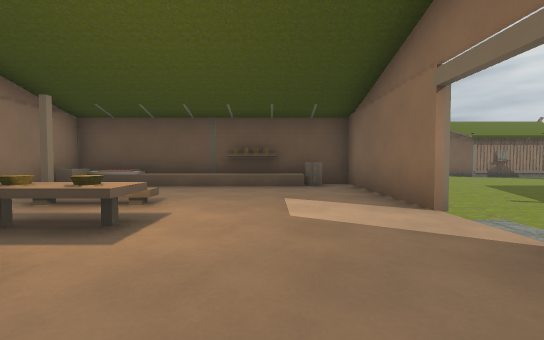
view 1 (above)

23 first-person views from a walk through a Godot game level. The camera is 1.2 m above the floor, tilts 2° down and sees 90° across. The floor is counted in squares, 2 m on a side. Each view is taken from the middle of a square. On the plan, view 1 faces up. The plan holds only what a view shows up to about 9 squares ahead; the rest is blank. The place goes on beyond the plan. Some surface patterns are stand-ins.

view 2
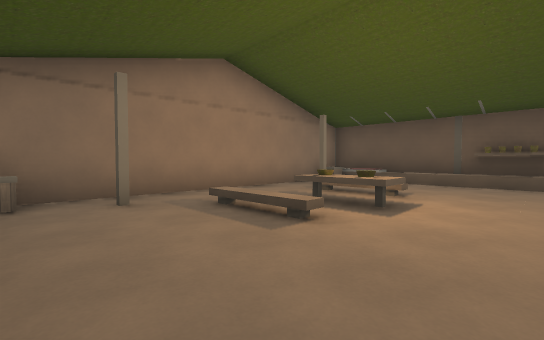

view 3
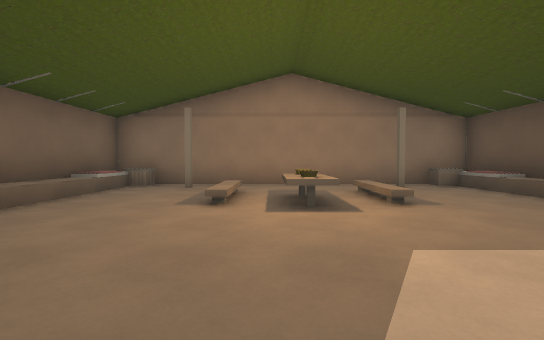

view 4
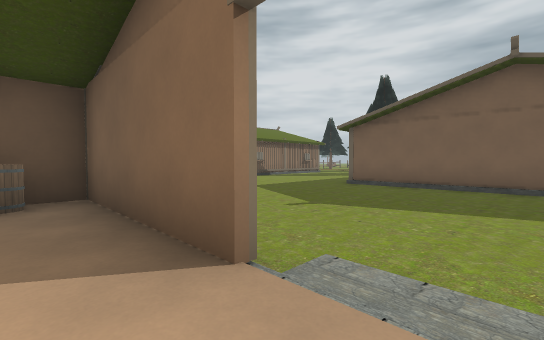

view 5
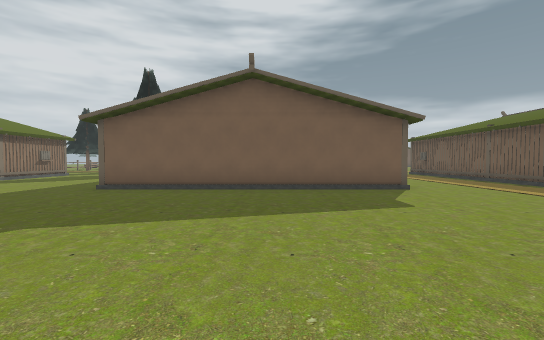

view 6
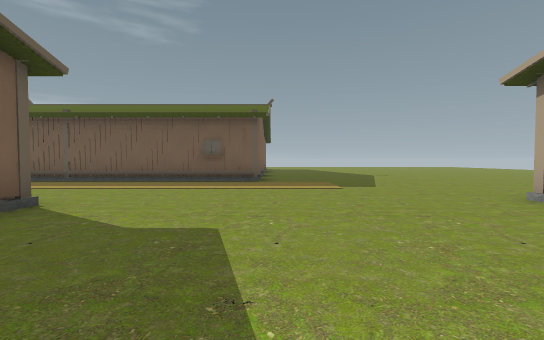

view 7
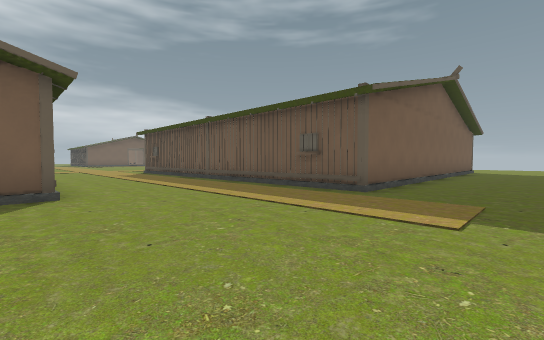

view 8
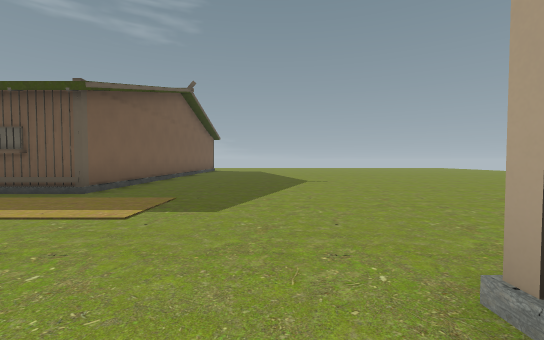

view 9
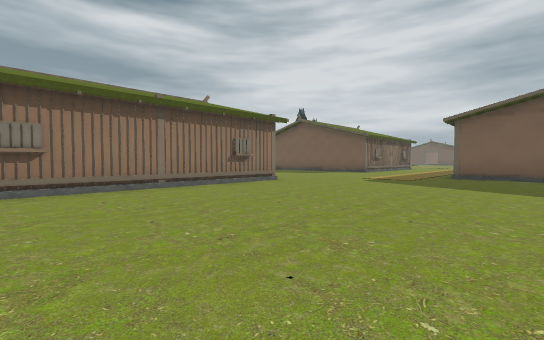

view 10
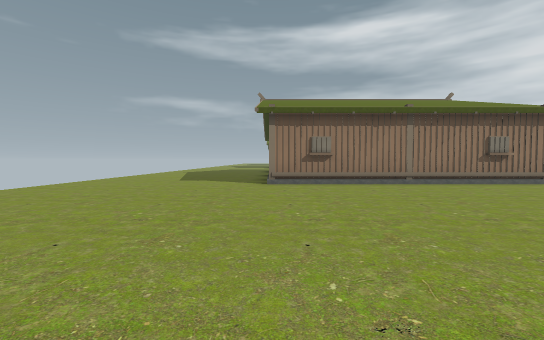

view 11
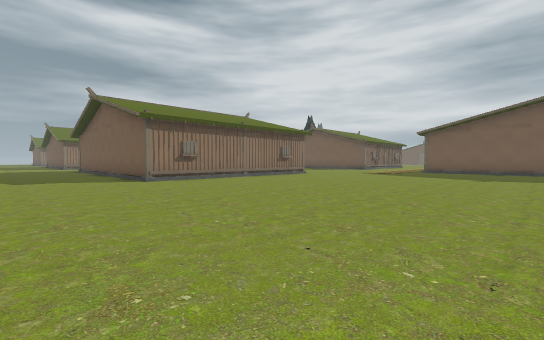

view 12
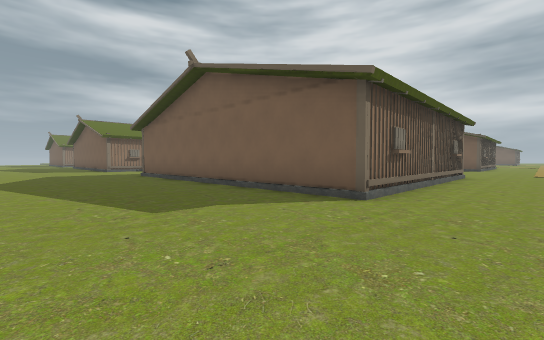

view 13
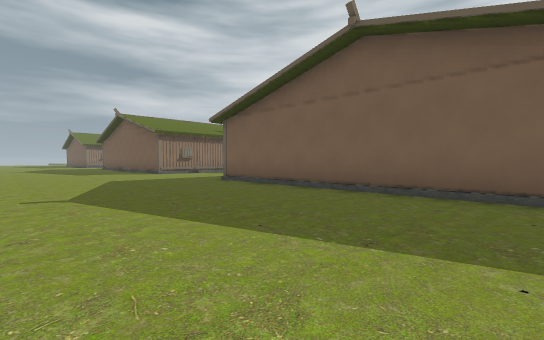

view 14
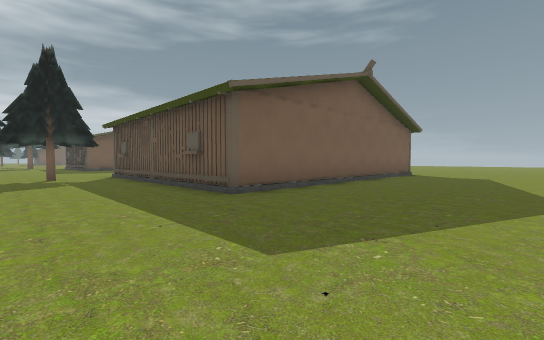

view 15
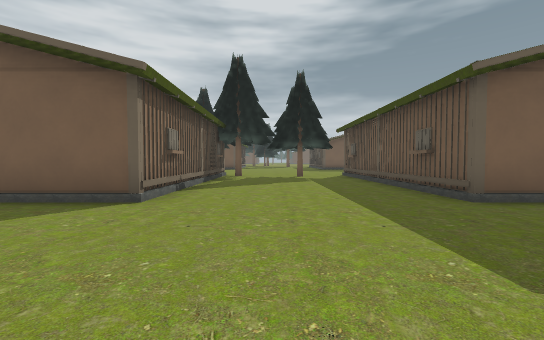

view 16
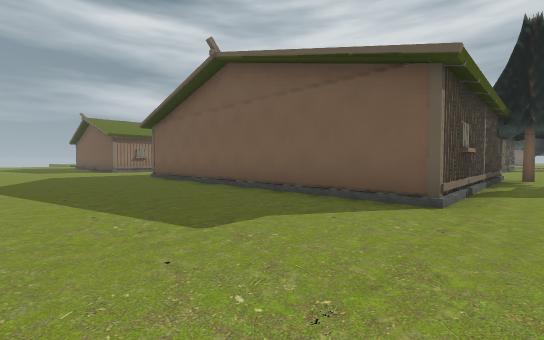

view 17
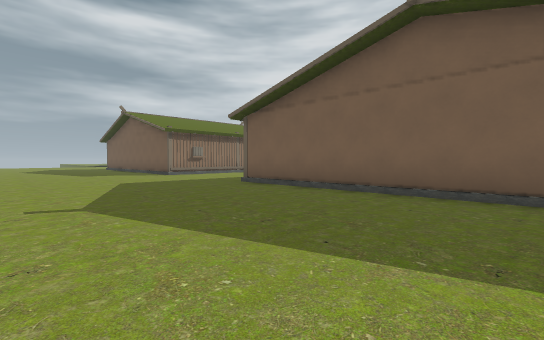

view 18
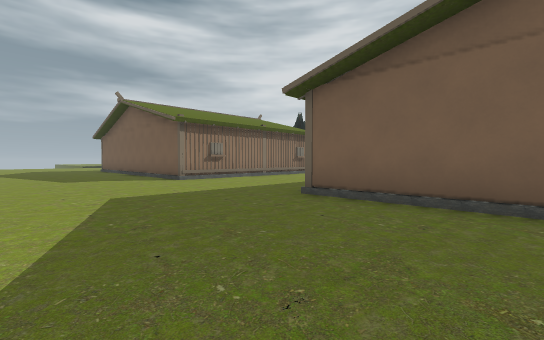

view 19
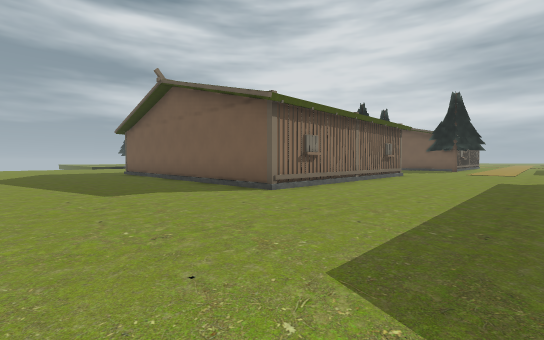

view 20
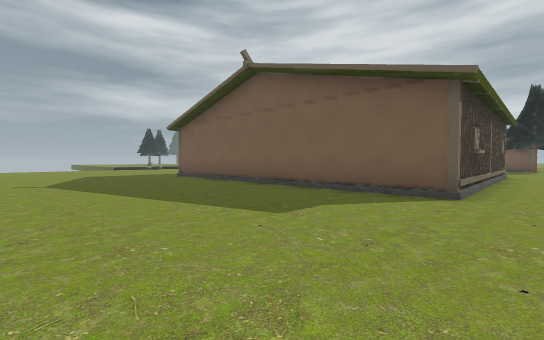

view 21
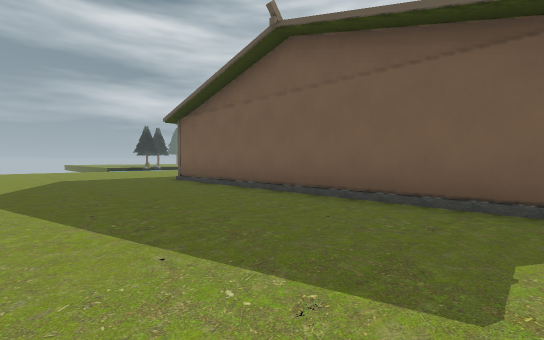

view 22
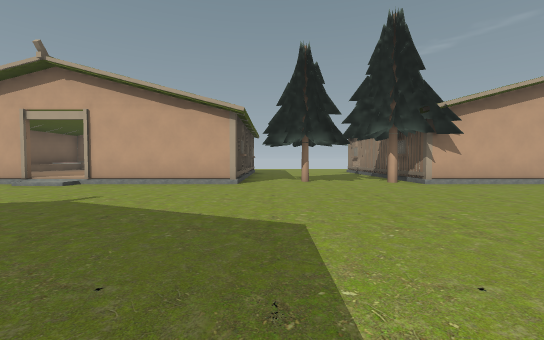

view 23
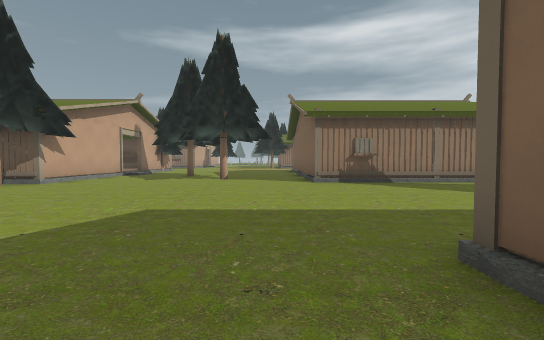

### Floor plan
Key: @ floor where view 1 was taken; # wall or solid block; x gap in a wall; . main floor; : floor 0.25 m higher than the main floor; / step, stairs or slope; B barrel; O other object.
Columns run from 10 left of view 1 to 13 right of it. Each row starts with its distance up from view 1.
 32 .....#
 31 .....#
 30 .....#
 29 .....#
 28 .....#
 27 .....#
 26 .....#### ###
 25 .............
 24 ............
 23 .............
 22 .............
 21 .....#
 20 .....#
 19 .....#
 18 .....#
 17 .....#
 16 .....#
 15 .....#      #
 14  ....#      #.. ##.#
 13  ....#      #.... x#  #
 12 .....#### ###... ..####
 11 ...........##..........
 10 ...........# ..........
  9 ...........# .........
  8 ...........  .........
  7 .....######B#........
  6 .....#::::::#......#
  5 .....##:::::#......#
  4 .....#::::::#......#
  3 .....#::::::/......#
  2 .....#::O:::/......#
  1 .....#::::::#......#
  0 .....##:::@   .....#
 -1 .....#:::::  ......#
 -2 .....#### ###......#
 -3 ........................
 -4 ........................
 -5  .......................
 -6   ..............########
 -7   ..............##
 -8   ..............#
 -9   ..............#
-10   ..............#

Positions as (right, up) in squares from view 1, and headings:
1: (0, 0), facing up
2: (0, -1), facing up-left
3: (2, 2), facing left
4: (1, 2), facing up-right
5: (2, 2), facing right
6: (6, 2), facing down
7: (4, -1), facing down-right
8: (3, -1), facing down
9: (-4, -8), facing up-right
10: (-5, -9), facing up
11: (-8, -10), facing up-right
12: (-9, -4), facing up-right
13: (-10, 0), facing up-right
14: (-9, 10), facing down-right
15: (-9, 10), facing right
16: (-9, 11), facing up-right
17: (-10, 15), facing up-right
18: (-9, 18), facing up-right
19: (-9, 22), facing up-right
20: (-10, 25), facing up-right
21: (-9, 27), facing up-right
22: (9, 8), facing left
23: (8, 5), facing up
